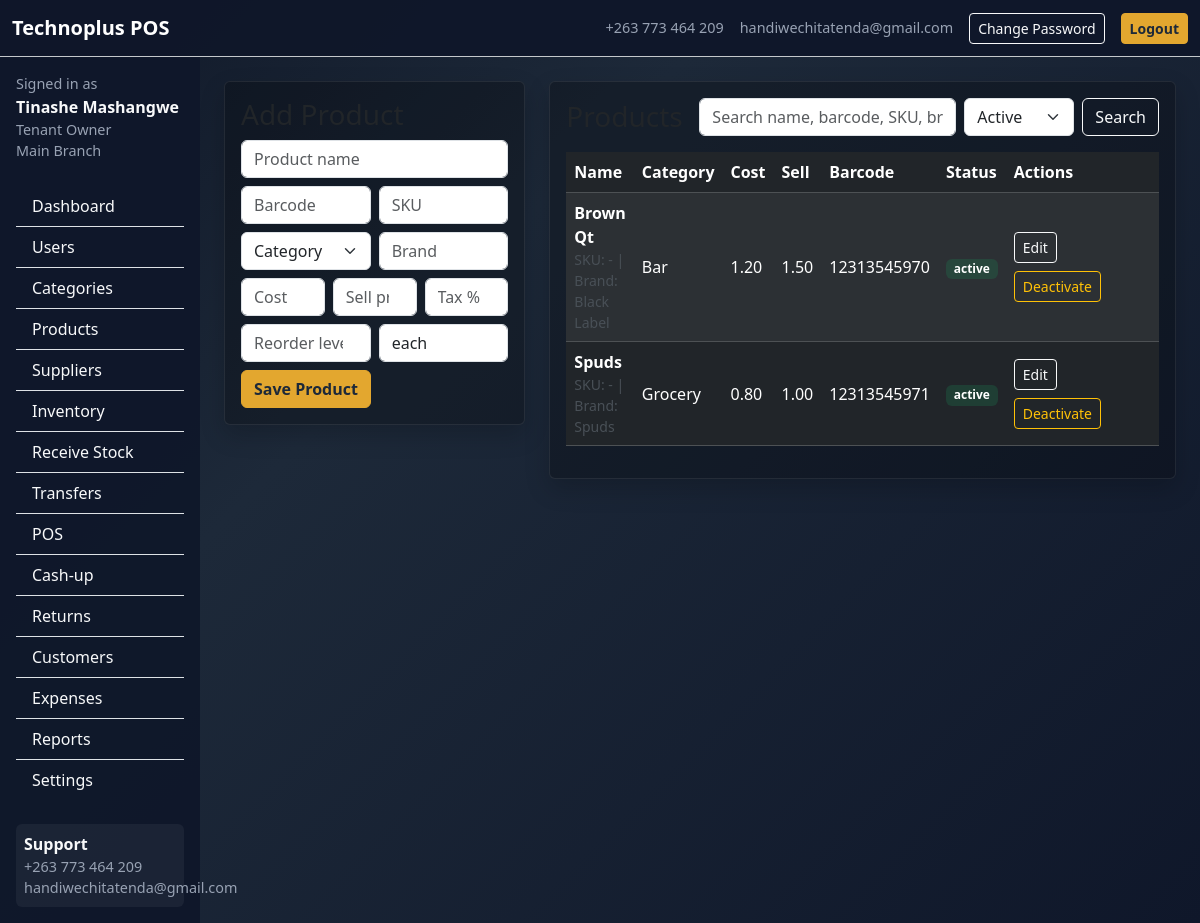
Screenshot of /products (signed in) with the database file from the repository.
### app/models.py (models this page shows, shortened)
class TimestampMixin:
    created_at = db.Column(db.DateTime, default=datetime.utcnow, nullable=False)
    updated_at = db.Column(db.DateTime, default=datetime.utcnow, onupdate=datetime.utcnow)

class User(db.Model, UserMixin, TimestampMixin):
    id = db.Column(db.Integer, primary_key=True)
    tenant_id = db.Column(db.Integer, db.ForeignKey("tenant.id"), nullable=True)
    branch_id = db.Column(db.Integer, db.ForeignKey("branch.id"), nullable=True)
    full_name = db.Column(db.String(120), nullable=False)
    username = db.Column(db.String(80), unique=True, nullable=False)
    email = db.Column(db.String(120), default="")
    phone = db.Column(db.String(30), default="")
    password_hash = db.Column(db.String(255), nullable=False)
    role = db.Column(db.String(30), nullable=False, default="cashier")
    status = db.Column(db.String(20), default="active")
    must_change_password = db.Column(db.Boolean, default=False)
    last_login = db.Column(db.DateTime)
    tenant = db.relationship("Tenant", backref="users")
    branch = db.relationship("Branch", backref="users")
    @property
    def is_super_admin(self):
        return self.role == "super_admin"
    def has_any_role(self, *roles):
        return self.role in roles

class Branch(db.Model, TimestampMixin):
    id = db.Column(db.Integer, primary_key=True)
    tenant_id = db.Column(db.Integer, db.ForeignKey("tenant.id"), nullable=False)
    name = db.Column(db.String(120), nullable=False)
    code = db.Column(db.String(30), default="")
    phone = db.Column(db.String(30), default="")
    email = db.Column(db.String(120), default="")
    address = db.Column(db.String(255), default="")
    status = db.Column(db.String(20), default="active")
    tenant = db.relationship("Tenant", backref="branches")

class Product(db.Model, TimestampMixin):
    id = db.Column(db.Integer, primary_key=True)
    tenant_id = db.Column(db.Integer, db.ForeignKey("tenant.id"), nullable=False)
    category_id = db.Column(db.Integer, db.ForeignKey("category.id"), nullable=True)
    name = db.Column(db.String(120), nullable=False)
    barcode = db.Column(db.String(80), default="")
    sku = db.Column(db.String(80), default="")
    brand = db.Column(db.String(80), default="")
    unit = db.Column(db.String(30), default="each")
    cost_price = db.Column(db.Float, default=0)
    selling_price = db.Column(db.Float, default=0)
    tax_rate = db.Column(db.Float, default=0)
    reorder_level = db.Column(db.Float, default=0)
    image_path = db.Column(db.String(255), default="")
    status = db.Column(db.String(20), default="active")
    tenant = db.relationship("Tenant", backref="products")
    category = db.relationship("Category")

class Category(db.Model, TimestampMixin):
    id = db.Column(db.Integer, primary_key=True)
    tenant_id = db.Column(db.Integer, db.ForeignKey("tenant.id"), nullable=False)
    name = db.Column(db.String(120), nullable=False)
    description = db.Column(db.String(255), default="")
    status = db.Column(db.String(20), default="active")
    tenant = db.relationship("Tenant", backref="categories")

### app/routes.py (the view, shortened to what this page needs)
    @app.route("/products", methods=["GET", "POST"])
    @login_required
    def products():
        require_tenant_access(current_user.tenant_id)
        require_roles("tenant_owner", "branch_manager", "stock_clerk", "cashier")
        categories = Category.query.filter_by(tenant_id=current_user.tenant_id).order_by(Category.name).all()
        can_manage_products = current_user.is_super_admin or current_user.has_any_role("tenant_owner", "branch_manager")
        q = (request.args.get("q") or "").strip()
        status_filter = (request.args.get("status") or "active").strip()
        products_query = Product.query.filter_by(tenant_id=current_user.tenant_id)
        if status_filter == "active":
            products_query = products_query.filter_by(status="active")
        elif status_filter == "inactive":
            products_query = products_query.filter_by(status="inactive")
        all_products = products_query.order_by(Product.name).all()
        return render_template("products.html", products=all_products, categories=categories, q=q, status_filter=status_filter, can_manage_products=can_manage_products)

### app/__init__.py (called while the page is built)
def create_app():
    app = Flask(__name__, instance_relative_config=True)
    os.makedirs(app.instance_path, exist_ok=True)
    db_path = os.path.join(app.instance_path, "technoplus_pos.db")
    app.config.update(
        SECRET_KEY="change-this-secret-key",
        SQLALCHEMY_DATABASE_URI=f"sqlite:///{db_path}",
        SQLALCHEMY_TRACK_MODIFICATIONS=False,
    )
    db.init_app(app)
    login_manager.init_app(app)
    from .models import User
    @login_manager.user_loader
    def load_user(user_id):
        return User.query.get(int(user_id))
    from .routes import register_routes
    register_routes(app)
    with app.app_context():
        from . import models
        db.create_all()
        from .utils import seed_defaults
        seed_defaults()
    return app

### app/models.py (called while the page is built)
    def is_access_allowed(self):
        if self.status in {"paused", "frozen"}:
            return False
        if self.expiry_date and date.today() > (self.expiry_date + timedelta(days=self.grace_days)):
            self.status = "expired"
            db.session.commit()
            return False
        return True

### app/templates/products.html (shortened to what this page needs)
{% extends 'base.html' %}
{% block content %}
<div class="row g-4">
  {% if can_manage_products %}
  <div class="col-lg-4">
    <div class="card bg-black bg-opacity-25 card-soft">
      <div class="card-body">
        <h3>Add Product</h3>
        <form method="post" class="row g-2">
          <div class="col-12"><input name="name" class="form-control" placeholder="Product name" required></div>
          <div class="col-md-6"><input name="barcode" class="form-control" placeholder="Barcode"></div>
          <div class="col-md-6"><input name="sku" class="form-control" placeholder="SKU"></div>
          <div class="col-md-6"><select name="category_id" class="form-select"><option value="">Category</option>{% for c in categories %}<option value="{{ c.id }}">{{ c.name }}</option>{% endfor %}</select></div>
          <div class="col-md-6"><input name="brand" class="form-control" placeholder="Brand"></div>
          <div class="col-md-4"><input name="cost_price" step="0.01" type="number" class="form-control" placeholder="Cost"></div>
          <div class="col-md-4"><input name="selling_price" step="0.01" type="number" class="form-control" placeholder="Sell price"></div>
          <div class="col-md-4"><input name="tax_rate" step="0.01" type="number" class="form-control" placeholder="Tax %"></div>
          <div class="col-md-6"><input name="reorder_level" step="0.01" type="number" class="form-control" placeholder="Reorder level"></div>
          <div class="col-md-6"><input name="unit" class="form-control" placeholder="Unit" value="each"></div>
          <div class="col-12"><button class="btn btn-brand">Save Product</button></div>
        </form>
      </div>
    </div>
  </div>
  {% endif %}
  <div class="{{ 'col-lg-8' if can_manage_products else 'col-lg-12' }}">
    <div class="card bg-black bg-opacity-25 card-soft">
      <div class="card-body">
        <div class="d-flex flex-wrap justify-content-between align-items-center gap-2 mb-3">
          <h3 class="mb-0">Products</h3>
          <form method="get" class="row g-2 align-items-center">
            <div class="col-auto"><input type="text" name="q" value="{{ q or '' }}" class="form-control" placeholder="Search name, barcode, SKU, brand"></div>
            <div class="col-auto">
              <select name="status" class="form-select">
                <option value="active" {% if status_filter == 'active' %}selected{% endif %}>Active</option>
              </select>
            </div>
            <div class="col-auto"><button class="btn btn-outline-light">Search</button></div>
          </form>
        </div>
        <div class="table-responsive">
          <table class="table table-dark table-striped align-middle">
            <thead>
              <tr>
                <th>Name</th><th>Category</th><th>Cost</th><th>Sell</th><th>Barcode</th><th>Status</th>{% if can_manage_products %}<th>Actions</th>{% endif %}
              </tr>
            </thead>
            <tbody>
              {% for p in products %}
              <tr>
                <td>
                  <div class="fw-semibold">{{ p.name }}</div>
                  <div class="small text-light-emphasis">SKU: {{ p.sku or '-' }} | Brand: {{ p.brand or '-' }}</div>
                </td>
                <td>{{ p.category.name if p.category else '' }}</td>
                <td>{{ '%.2f'|format(p.cost_price or 0) }}</td>
                <td>{{ '%.2f'|format(p.selling_price or 0) }}</td>
                <td>{{ p.barcode }}</td>
                <td><span class="badge {% if p.status == 'active' %}text-bg-success{% else %}text-bg-secondary{% endif %}">{{ p.status }}</span></td>
                {% if can_manage_products %}
                <td style="min-width:340px;">
                  <details>
                    <summary class="btn btn-sm btn-outline-light">Edit</summary>
                  </details>
                  <form method="post" class="mt-2" onsubmit="return confirm('Change status for {{ p.name }}?');">
                    <button class="btn btn-sm {% if p.status == 'active' %}btn-outline-warning{% else %}btn-outline-success{% endif %}">{{ 'Deactivate' if p.status == 'active' else 'Activate' }}</button>
                  </form>
                </td>
                {% endif %}
              </tr>
              {% else %}
              <tr><td colspan="7" class="text-center py-4">No products found.</td></tr>
              {% endfor %}
            </tbody>
          </table>
        </div>
      </div>
    </div>
  </div>
</div>
{% endblock %}

### app/templates/base.html (shortened to what this page needs)
<!doctype html>
<html lang="en">
<head>
  <link href="https://cdn.jsdelivr.net/npm/bootstrap@5.3.3/dist/css/bootstrap.min.css" rel="stylesheet">
  <link href="{{ url_for('static', filename='theme.css') }}" rel="stylesheet">
</head>
<body class="text-light">
<nav class="navbar navbar-expand-lg navbar-dark border-bottom border-secondary-subtle" style="background:rgba(15,23,42,.95)">
  <div class="container-fluid">
    <a class="navbar-brand fw-bold" href="{{ url_for('landing') }}">Technoplus POS</a>
    <div class="ms-auto d-flex gap-3 align-items-center">
      <span class="small-muted">{{ support_phone }}</span>
      <span class="small-muted">{{ support_email }}</span>
      {% if current_user.is_authenticated %}
        <a class="btn btn-sm btn-outline-light" href="{{ url_for('change_password') }}">Change Password</a>
        <a class="btn btn-sm btn-brand" href="{{ url_for('logout') }}">Logout</a>
      {% else %}
        <a class="btn btn-sm btn-brand" href="{{ url_for('login') }}">Login</a>
      {% endif %}
    </div>
  </div>
</nav>
<div class="container-fluid">
  {% if current_user.is_authenticated and request.endpoint not in ['landing','login'] %}
  <div class="row">
    <aside class="col-lg-2 col-md-3 sidebar p-3">
      <div class="mb-4">
        <div class="small-muted">Signed in as</div>
        <div class="fw-bold">{{ current_user.full_name }}</div>
        <div class="small-muted text-capitalize">{{ current_user.role.replace('_',' ') }}</div>
        {% if current_user.branch %}<div class="small-muted">{{ current_user.branch.name }}</div>{% endif %}
      </div>
      {% if current_user.is_super_admin %}
        <div class="list-group list-group-flush">
          <a class="list-group-item list-group-item-action bg-transparent text-light" href="{{ url_for('admin_dashboard') }}">Dashboard</a>
          <a class="list-group-item list-group-item-action bg-transparent text-light" href="{{ url_for('tenants') }}">Tenants</a>
          <a class="list-group-item list-group-item-action bg-transparent text-light" href="{{ url_for('new_tenant') }}">Add Tenant</a>
          <a class="list-group-item list-group-item-action bg-transparent text-light" href="{{ url_for('audit_logs') }}">Audit Logs</a>
        </div>
      {% else %}
        <div class="list-group list-group-flush">
          <a class="list-group-item list-group-item-action bg-transparent text-light" href="{{ url_for('tenant_dashboard') }}">Dashboard</a>
          {% if current_user.role in ['tenant_owner','branch_manager'] %}<a class="list-group-item list-group-item-action bg-transparent text-light" href="{{ url_for('users') }}">Users</a>{% endif %}
          {% if current_user.role in ['tenant_owner','branch_manager','stock_clerk'] %}
          <a class="list-group-item list-group-item-action bg-transparent text-light" href="{{ url_for('categories') }}">Categories</a>
          <a class="list-group-item list-group-item-action bg-transparent text-light" href="{{ url_for('products') }}">Products</a>
          <a class="list-group-item list-group-item-action bg-transparent text-light" href="{{ url_for('suppliers') }}">Suppliers</a>
          <a class="list-group-item list-group-item-action bg-transparent text-light" href="{{ url_for('inventory') }}">Inventory</a>
          <a class="list-group-item list-group-item-action bg-transparent text-light" href="{{ url_for('receive_stock') }}">Receive Stock</a>
          <a class="list-group-item list-group-item-action bg-transparent text-light" href="{{ url_for('transfers') }}">Transfers</a>
          {% endif %}
          {% if current_user.role in ['tenant_owner','branch_manager','cashier'] %}
          <a class="list-group-item list-group-item-action bg-transparent text-light" href="{{ url_for('pos') }}">POS</a>
          <a class="list-group-item list-group-item-action bg-transparent text-light" href="{{ url_for('cashup') }}">Cash-up</a>
          {% endif %}
          {% if current_user.role in ['tenant_owner','branch_manager'] %}
          <a class="list-group-item list-group-item-action bg-transparent text-light" href="{{ url_for('returns') }}">Returns</a>
          {% endif %}
          {% if current_user.role in ['tenant_owner','branch_manager'] %}
          <a class="list-group-item list-group-item-action bg-transparent text-light" href="{{ url_for('customers') }}">Customers</a>
          <a class="list-group-item list-group-item-action bg-transparent text-light" href="{{ url_for('expenses') }}">Expenses</a>
          <a class="list-group-item list-group-item-action bg-transparent text-light" href="{{ url_for('reports') }}">Reports</a>
          <a class="list-group-item list-group-item-action bg-transparent text-light" href="{{ url_for('settings') }}">Settings</a>
          {% endif %}
        </div>
      {% endif %}
      <div class="mt-4 p-2 footer-strip rounded"><div class="fw-semibold">Support</div><div class="small-muted">{{ support_phone }}</div><div class="small-muted">{{ support_email }}</div></div>
    </aside>
    <main class="col-lg-10 col-md-9 p-4">
  {% else %}
    <main class="container py-4">
  {% endif %}
      {% block content %}{% endblock %}
  {% if current_user.is_authenticated and request.endpoint not in ['landing','login'] %}</main></div>{% else %}</main>{% endif %}
</div>
</body></html>

### app/static/theme.css (style rules this page uses)
body { background: linear-gradient(135deg, #101828 0%, #1d2939 35%, #0f172a 100%); min-height: 100vh; }
.card-soft { border: 1px solid rgba(255,255,255,.08); box-shadow: 0 10px 24px rgba(0,0,0,.18); }
.btn-brand { background: #e3a72f; border-color:#e3a72f; color:#1d2939; font-weight:600; }
.sidebar { min-height:100vh; background: rgba(15,23,42,.96); }
.table thead th { white-space: nowrap; }
.small-muted { color: #98a2b3; font-size: .9rem; }
.footer-strip { background: rgba(255,255,255,.05); }

### rows the page displays
User: full_name "Tinashe Mashangwe", role.replace "Tenant Owner"
Branch: branch.name "Main Branch"
Product: name "Brown Qt", sku "-", brand "Black Label", category "Bar", cost_price "1.20", selling_price "1.50", barcode "12313545970", status "active", status "Deactivate"
Product: name "Spuds", sku "-", brand "Spuds", category "Grocery", cost_price "0.80", selling_price "1.00", barcode "12313545971", status "active", status "Deactivate"

### other values shown
{{ support_phone }} "+263 773 464 209"
{{ support_email }} "handiwechitatenda@gmail.com"
